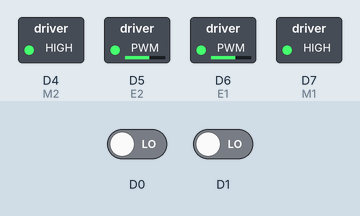
The sketch below on a simulated Arduino MKR. On the bench: switched loads named in the sketch (green lamp = pin HIGH). Inputs (shaded band) come from the test bench; at power-on: D0 LOW, D1 LOW. What the sketch prints to the serial monitor is not drawn.

Above: at 1.2 s.
1.3 s: D0 driven HIGH
Timing chart, 0 to 4.3 s (numbered marks = the images above; inputs shaded):
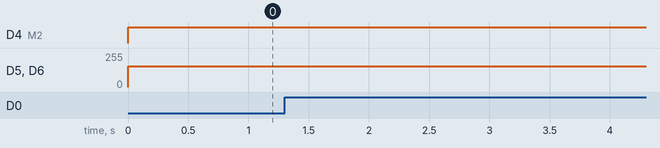

Measured:
- after the input at 1.3 s, every drawn part: stays the same

The sketch:

299_lab1_module2.ino
```cpp
#define M1 7
#define E1 6
#define E2 5
#define M2 4
#define wENC 2 //encoder attached to "interupt #0" or pin 2. Pin 2 and 3 are reserved for interupt 0 and 1.
#define wENC2 3
#define P3 10
#define P4 11
#define pi 3.14
#define stdSpd

// (PWM * 0.74) - 74 = how many transitions for one rotation

int val3 = LOW; //state of wheel initially low
int preval3 = HIGH, preval4;
int count = 0;
int wSpd; //variable to hold speded value for wheels
int wRot; //variable to hold rotation value for wheels


void setup() {
  // put your setup code here, to run once:
  Serial.begin(9600); //initializer

  pinMode(wENC, INPUT); //encoder input pin
  pinMode(wENC2, INPUT); //encoder for second wheel
  pinMode(E1, OUTPUT); //speed pin for motor 1
  pinMode(E2, OUTPUT); // speed pin for motor 2
  pinMode(M1, OUTPUT); // direction pin for motor 1
  pinMode(M2, OUTPUT); //direction pin for motor 2
  pinMode(P3, INPUT); //wheel encoder for motor 2
  pinMode(P4, INPUT);
  attachInterrupt(0, forInter, CHANGE);  //when any change occurs on interupt 0 (aka pin 2), forInter() is called
  attachInterrupt(1, forInter, CHANGE);
  interrupts(); //this function enables interupts
}

void forInter()
{
  count++; //increment the count which represents the number of state transitions from high to low
  //MATH FOR SPEED
  int veloc = ((6 * pi) / 255) * wSpd;
  //String strvel = (String) "Speed is "+ veloc + " rad/s";
  Serial.println((String)"Count is "+count);
  Serial.println((String)"Wheels are moving at "+veloc+" rad/s");
}

int countEncoder2()
{
  val3 = digitalRead(P3);
  if (val3 != preval3) // change (1 rotation =20 counts).
  {
    count++;
    Serial.println(count);
    preval3 = val3;
  }


}

void driveMotors() {
  driveMotor1(wSpd, wRot); //right wheel
  driveMotor2(wSpd, wRot); //left wheel
}

void driveMotor1(int spd, int rotation) //allows control of speed and rotation direction for motor one
{
  digitalWrite(M1, rotation);
  analogWrite(E1, spd);
}

void driveMotor2(int spd, int rotation) //allows control of speed and rotation direction for motor two
{
  digitalWrite(M2, rotation);
  analogWrite(E2, spd);
}


void loop()
{
  // put your main code here, to run repeatedly:


  while (count <= 125) //FOR 155, 1 rotation is 40 counts
    //3 rotations forward
  {
    wSpd = 155;
    wRot = HIGH; //setting states for wheels
    driveMotors(); //calling drive, no input needed as wheel states
    //are global variables
  }


  wSpd = 0;
  driveMotors(); //stopping for one second
  Serial.println("First loop done, entering second loop");
  delay(6000);


  while (count > 60 && count <= 165)
    //2 rotations backward
  {
//      wSpd = 155;
//      wRot = LOW;
//      driveMotors();
    driveMotor2(155, LOW);
    driveMotor1(155, LOW);
  }

  wSpd = 0;
  driveMotors(); //stop for one second.
  Serial.println("Second loop done, entering third loop");
  delay(6000);

  while (count > 165 && count <= 175)
    //90 degree right turn
  {

  driveMotor2(155,HIGH);


  }

  wSpd = 0;
  driveMotors(); //stop for one second.
  delay(1000);


  /* - PUSH BUTTON CODE
    if(val == HIGH)
    {
      Serial.println("Button Pressed");
      preval=val;
    }
    if(val == LOW && preval == HIGH)
    {
     Serial.println("IN if");
    digitalWrite(M2, HIGH);
    analogWrite(E2, 128);
    digitalWrite(M1, LOW);
    analogWrite(E1, 128);
    delay(6000);
    digitalWrite(M2, LOW);
    analogWrite(E2, 128);
    digitalWrite(M1, HIGH);
    analogWrite(E1, 128);
    delay(6000);
    }
*/


  Serial.println("Sequence Completed");
}
```
